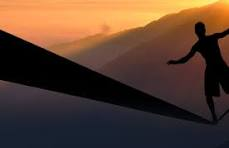
#> input picture DAY 7/ImageResizerTool/images/i10.jpeg, 229 x 148 px; its folder holds 4 pictures in this run
$ python resizer.py
#> lines starting #> are read from the running program, lines starting #| are printed output that depends on the picture
import os
from PIL import Image

# Input & output folder
input_folder = "images"
output_folder = "output"

# Desired size
new_size = (300, 300)  # width x height

# Create output folder if not exists
if not os.path.exists(output_folder):
    os.makedirs(output_folder)

def resize_images():
    for file_name in os.listdir(input_folder):
        try:
            file_path = os.path.join(input_folder, file_name)

            # Skip non-image files
            if not (file_name.lower().endswith(('.png', '.jpg', '.jpeg', '.bmp', '.gif'))):
                continue

            # Open image
            img = Image.open(file_path)
#> img is the input picture: PIL image 229x148 RGB; mean R, G, B 88.3, 62.6, 47.2

            # Resize
            img_resized = img.resize(new_size)
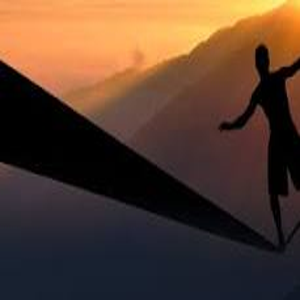
#> img_resized: PIL image 300x300 RGB; mean R, G, B 88.3, 62.6, 47.2

            # Save to output folder (convert all to PNG for example)
            base_name = os.path.splitext(file_name)[0]
            save_path = os.path.join(output_folder, f"{base_name}.png")
            img_resized.save(save_path, "PNG")

            print(f" Resized & saved: {save_path}")

        except Exception as e:
            print(f" Error processing {file_name}: {e}")
#> pass 2 of the loop in resize_images, `for file_name in os.listdir(input_folder):`:
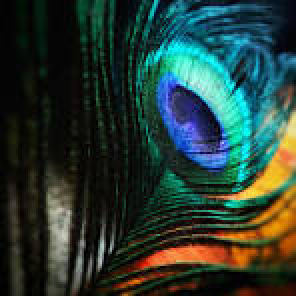
#> input picture DAY 7/ImageResizerTool/images/i2.jpeg, 148 x 148 px (shown 2 times larger)
#> in resize_images, img is the input picture: PIL image 148x148 RGB; mean R, G, B 39.7, 59.3, 51.6
#> in resize_images, `img_resized = img.resize(new_size)`:
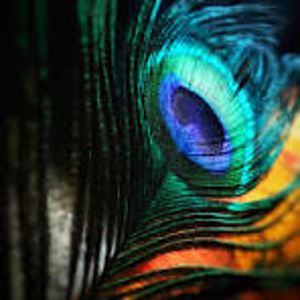
#> img_resized: PIL image 300x300 RGB; mean R, G, B 39.7, 59.3, 51.6
#> pass 3 of the loop in resize_images, `for file_name in os.listdir(input_folder):`:
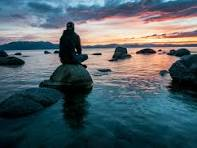
#> input picture DAY 7/ImageResizerTool/images/i3.jpeg, 197 x 148 px
#> in resize_images, img is the input picture: PIL image 197x148 RGB; mean R, G, B 79.2, 95.2, 102.1
#> in resize_images, `img_resized = img.resize(new_size)`:
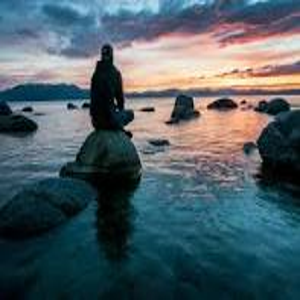
#> img_resized: PIL image 300x300 RGB; mean R, G, B 79.2, 95.2, 102.1
#> the loop made 4 passes; the first 3 are shown

if __name__ == "__main__":
    resize_images()
